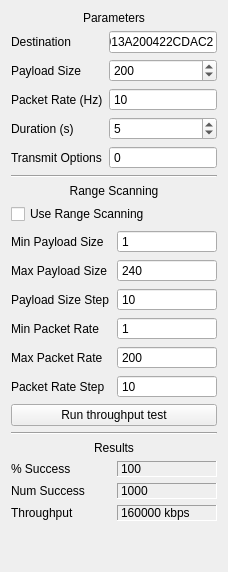
         <widget class="QWidget" name="ThroughputTest">
          <attribute name="title">
           <string>Throughput Test</string>
          </attribute>
          <layout class="QGridLayout" name="gridLayout_4">
           <item row="22" column="1">
            <widget class="QLabel" name="ThroughputTestResults_Throughput">
             <property name="frameShape">
              <enum>QFrame::Shape::Panel</enum>
             </property>
             <property name="frameShadow">
              <enum>QFrame::Shadow::Sunken</enum>
             </property>
             <property name="text">
              <string>160000 kbps</string>
             </property>
            </widget>
           </item>
           <item row="22" column="0">
            <widget class="QLabel" name="label_23">
             <property name="text">
              <string>Throughput</string>
             </property>
            </widget>
           </item>
           <item row="21" column="1">
            <widget class="QLabel" name="ThroughputTestResults_NumSuccess">
             <property name="frameShape">
              <enum>QFrame::Shape::Panel</enum>
             </property>
             <property name="frameShadow">
              <enum>QFrame::Shadow::Sunken</enum>
             </property>
             <property name="text">
              <string>1000</string>
             </property>
            </widget>
           </item>
           <item row="17" column="0" colspan="2">
            <widget class="QPushButton" name="ThroughputTest_Button">
             <property name="focusPolicy">
              <enum>Qt::FocusPolicy::NoFocus</enum>
             </property>
             <property name="text">
              <string>Run throughput test</string>
             </property>
            </widget>
           </item>
           <item row="20" column="1">
            <widget class="QLabel" name="ThroughputTestResults_PercentSuccess">
             <property name="frameShape">
              <enum>QFrame::Shape::Panel</enum>
             </property>
             <property name="frameShadow">
              <enum>QFrame::Shadow::Sunken</enum>
             </property>
             <property name="text">
              <string>100</string>
             </property>
            </widget>
           </item>
           <item row="18" column="0" colspan="2">
            <widget class="Line" name="line_3">
             <property name="orientation">
              <enum>Qt::Orientation::Horizontal</enum>
             </property>
            </widget>
           </item>
           <item row="23" column="0" colspan="2">
            <spacer name="verticalSpacer_2">
             <property name="orientation">
              <enum>Qt::Orientation::Vertical</enum>
             </property>
             <property name="sizeHint" stdset="0">
              <size>
               <width>20</width>
               <height>40</height>
              </size>
             </property>
            </spacer>
           </item>
           <item row="20" column="0">
            <widget class="QLabel" name="label_21">
             <property name="text">
              <string>% Success</string>
             </property>
            </widget>
           </item>
           <item row="21" column="0">
            <widget class="QLabel" name="label_22">
             <property name="text">
              <string>Num Success</string>
             </property>
            </widget>
           </item>
           <item row="19" column="0" colspan="2">
            <widget class="QLabel" name="label_20">
             <property name="text">
              <string>Results</string>
             </property>
             <property name="alignment">
              <set>Qt::AlignmentFlag::AlignCenter</set>
             </property>
            </widget>
           </item>
           <item row="0" column="0" colspan="2">
            <widget class="QWidget" name="ThroughputTest_ParamsContainer" native="true">
             <property name="enabled">
              <bool>true</bool>
             </property>
             <layout class="QGridLayout" name="gridLayout_7">
              <property name="leftMargin">
               <number>0</number>
              </property>
              <property name="topMargin">
               <number>0</number>
              </property>
              <property name="rightMargin">
               <number>0</number>
              </property>
              <property name="bottomMargin">
               <number>0</number>
              </property>
              <item row="1" column="0">
               <widget class="Line" name="line_4">
                <property name="orientation">
                 <enum>Qt::Orientation::Horizontal</enum>
                </property>
               </widget>
              </item>
              <item row="0" column="0">
               <widget class="QWidget" name="ThroughputTest_BasicParamsContainer" native="true">
                <layout class="QGridLayout" name="gridLayout_5">
                 <property name="leftMargin">
                  <number>0</number>
                 </property>
                 <property name="topMargin">
                  <number>0</number>
                 </property>
                 <property name="rightMargin">
                  <number>0</number>
                 </property>
                 <property name="bottomMargin">
                  <number>0</number>
                 </property>
                 <item row="1" column="1">
                  <widget class="QLineEdit" name="ThroughputTest_DestinationAddress">
                   <property name="text">
                    <string>0013A200422CDAC2</string>
                   </property>
                  </widget>
                 </item>
                 <item row="1" column="0">
                  <widget class="QLabel" name="label_15">
                   <property name="text">
                    <string>Destination</string>
                   </property>
                  </widget>
                 </item>
                 <item row="5" column="0">
                  <widget class="QLabel" name="label_19">
                   <property name="text">
                    <string>Transmit Options</string>
                   </property>
                  </widget>
                 </item>
                 <item row="4" column="0">
                  <widget class="QLabel" name="label_18">
                   <property name="text">
                    <string>Duration (s)</string>
                   </property>
                  </widget>
                 </item>
                 <item row="3" column="1">
                  <widget class="QSpinBox" name="ThroughputTest_PacketRate">
                   <property name="buttonSymbols">
                    <enum>QAbstractSpinBox::ButtonSymbols::NoButtons</enum>
                   </property>
                   <property name="minimum">
                    <number>1</number>
                   </property>
                   <property name="maximum">
                    <number>200</number>
                   </property>
                   <property name="value">
                    <number>10</number>
                   </property>
                  </widget>
                 </item>
                 <item row="2" column="0">
                  <widget class="QLabel" name="label_16">
                   <property name="text">
                    <string>Payload Size</string>
                   </property>
                  </widget>
                 </item>
                 <item row="4" column="1">
                  <widget class="QSpinBox" name="ThroughputTest_Duration">
                   <property name="minimum">
                    <number>1</number>
                   </property>
                   <property name="maximum">
                    <number>600</number>
                   </property>
                   <property name="value">
                    <number>5</number>
                   </property>
                  </widget>
                 </item>
                 <item row="5" column="1">
                  <widget class="QSpinBox" name="ThroughputTest_TransmitOptions">
                   <property name="buttonSymbols">
                    <enum>QAbstractSpinBox::ButtonSymbols::NoButtons</enum>
                   </property>
                   <property name="maximum">
                    <number>255</number>
                   </property>
                   <property name="value">
                    <number>0</number>
                   </property>
                   <property name="displayIntegerBase">
                    <number>16</number>
                   </property>
                  </widget>
                 </item>
                 <item row="3" column="0">
                  <widget class="QLabel" name="label_17">
                   <property name="text">
                    <string>Packet Rate (Hz)</string>
                   </property>
                  </widget>
                 </item>
                 <item row="2" column="1">
                  <widget class="QSpinBox" name="ThroughputTest_PayloadSize">
                   <property name="minimum">
                    <number>1</number>
                   </property>
                   <property name="maximum">
                    <number>245</number>
                   </property>
                   <property name="singleStep">
                    <number>10</number>
                   </property>
                   <property name="value">
                    <number>200</number>
                   </property>
                  </widget>
                 </item>
                 <item row="0" column="0" colspan="2">
                  <widget class="QLabel" name="label_31">
                   <property name="text">
                    <string>Parameters</string>
                   </property>
                   <property name="alignment">
                    <set>Qt::AlignmentFlag::AlignCenter</set>
                   </property>
                  </widget>
                 </item>
                </layout>
               </widget>
              </item>
              <item row="2" column="0">
               <widget class="QLabel" name="label_24">
                <property name="text">
                 <string>Range Scanning</string>
                </property>
                <property name="alignment">
                 <set>Qt::AlignmentFlag::AlignCenter</set>
                </property>
               </widget>
              </item>
              <item row="3" column="0">
               <widget class="QCheckBox" name="ThroughputTest_RangeScanning">
                <property name="text">
                 <string>Use Range Scanning</string>
                </property>
               </widget>
              </item>
              <item row="4" column="0">
               <widget class="QWidget" name="ThroughputTest_RangeScanningParamsContainer" native="true">
                <layout class="QGridLayout" name="gridLayout_6">
                 <property name="leftMargin">
                  <number>0</number>
                 </property>
                 <property name="topMargin">
                  <number>0</number>
                 </property>
                 <property name="rightMargin">
                  <number>0</number>
                 </property>
                 <property name="bottomMargin">
                  <number>0</number>
                 </property>
                 <item row="4" column="1">
                  <widget class="QSpinBox" name="ThroughputTest_MaxPacketRate">
                   <property name="buttonSymbols">
                    <enum>QAbstractSpinBox::ButtonSymbols::NoButtons</enum>
                   </property>
                   <property name="minimum">
                    <number>1</number>
                   </property>
                   <property name="maximum">
                    <number>200</number>
                   </property>
                   <property name="value">
                    <number>200</number>
                   </property>
                  </widget>
                 </item>
                 <item row="1" column="1">
                  <widget class="QSpinBox" name="ThroughputTest_MaxPayloadSize">
                   <property name="buttonSymbols">
                    <enum>QAbstractSpinBox::ButtonSymbols::NoButtons</enum>
                   </property>
                   <property name="minimum">
                    <number>1</number>
                   </property>
                   <property name="maximum">
                    <number>245</number>
                   </property>
                   <property name="value">
                    <number>240</number>
                   </property>
                  </widget>
                 </item>
                 <item row="0" column="0">
                  <widget class="QLabel" name="label_25">
                   <property name="text">
                    <string>Min Payload Size</string>
                   </property>
                  </widget>
                 </item>
                 <item row="0" column="1">
                  <widget class="QSpinBox" name="ThroughputTest_MinPayloadSize">
                   <property name="buttonSymbols">
                    <enum>QAbstractSpinBox::ButtonSymbols::NoButtons</enum>
                   </property>
                   <property name="minimum">
                    <number>1</number>
                   </property>
                   <property name="maximum">
                    <number>245</number>
                   </property>
                  </widget>
                 </item>
                 <item row="3" column="1">
                  <widget class="QSpinBox" name="ThroughputTest_MinPacketRate">
                   <property name="buttonSymbols">
                    <enum>QAbstractSpinBox::ButtonSymbols::NoButtons</enum>
                   </property>
                   <property name="minimum">
                    <number>1</number>
                   </property>
                   <property name="maximum">
                    <number>200</number>
                   </property>
                   <property name="value">
                    <number>1</number>
                   </property>
                  </widget>
                 </item>
                 <item row="2" column="1">
                  <widget class="QSpinBox" name="ThroughputTest_PayloadSizeStep">
                   <property name="buttonSymbols">
                    <enum>QAbstractSpinBox::ButtonSymbols::NoButtons</enum>
                   </property>
                   <property name="maximum">
                    <number>100</number>
                   </property>
                   <property name="value">
                    <number>10</number>
                   </property>
                  </widget>
                 </item>
                 <item row="4" column="0">
                  <widget class="QLabel" name="label_29">
                   <property name="text">
                    <string>Max Packet Rate</string>
                   </property>
                  </widget>
                 </item>
                 <item row="2" column="0">
                  <widget class="QLabel" name="label_27">
                   <property name="text">
                    <string>Payload Size Step</string>
                   </property>
                  </widget>
                 </item>
                 <item row="3" column="0">
                  <widget class="QLabel" name="label_28">
                   <property name="text">
                    <string>Min Packet Rate</string>
                   </property>
                  </widget>
                 </item>
                 <item row="1" column="0">
                  <widget class="QLabel" name="label_26">
                   <property name="text">
                    <string>Max Payload Size</string>
                   </property>
                  </widget>
                 </item>
                 <item row="5" column="0">
                  <widget class="QLabel" name="label_30">
                   <property name="text">
                    <string>Packet Rate Step</string>
                   </property>
                  </widget>
                 </item>
                 <item row="5" column="1">
                  <widget class="QSpinBox" name="ThroughputTest_PacketRateStep">
                   <property name="buttonSymbols">
                    <enum>QAbstractSpinBox::ButtonSymbols::NoButtons</enum>
                   </property>
                   <property name="maximum">
                    <number>100</number>
                   </property>
                   <property name="value">
                    <number>10</number>
                   </property>
                  </widget>
                 </item>
                </layout>
               </widget>
              </item>
             </layout>
            </widget>
           </item>
          </layout>
         </widget>
